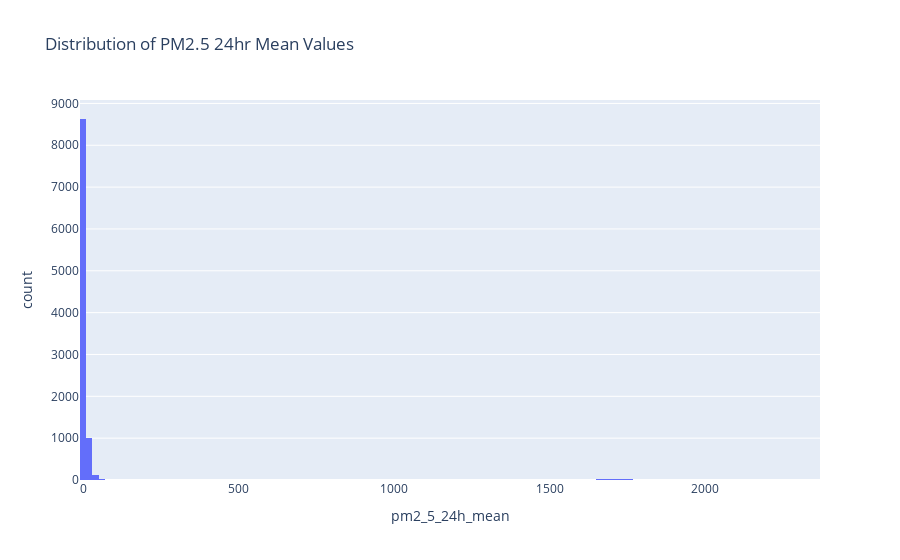

The notebook cell saved with this chart:
### Code cell
# Visualize all PM2.5 values less than 300
px.histogram(purple_filt_df, 
             x='pm2_5_24h_mean', title='Distribution of PM2.5 24hr Mean Values', nbins=200).show()

### Figure 1 — Plotly figure (JSON) as saved in the notebook; plotly's stock layout.template omitted (floating-point values rounded to 4 significant figures; data arrays with more than 128 entries replaced by an {"elided": "..."} marker saying what was removed)
{"data": [{"alignmentgroup": "True", "bingroup": "x", "hovertemplate": "pm2_5_24h_mean=%{x}<br>count=%{y}<extra></extra>", "legendgroup": "", "marker": {"color": "#636efa", "pattern": {"shape": ""}}, "name": "", "nbinsx": 200, "offsetgroup": "", "orientation": "v", "showlegend": false, "type": "histogram", "x": {"elided": "9974 float values"}, "xaxis": "x", "yaxis": "y"}], "layout": {"barmode": "relative", "legend": {"tracegroupgap": 0}, "title": {"text": "Distribution of PM2.5 24hr Mean Values"}, "xaxis": {"anchor": "y", "domain": [0, 1], "title": {"text": "pm2_5_24h_mean"}}, "yaxis": {"anchor": "x", "domain": [0, 1], "title": {"text": "count"}}}}
